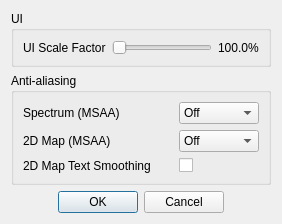
<?xml version="1.0" encoding="UTF-8"?>
<ui version="4.0">
 <class>GraphicsDialog</class>
 <widget class="QDialog" name="GraphicsDialog">
  <property name="geometry">
   <rect>
    <x>0</x>
    <y>0</y>
    <width>282</width>
    <height>218</height>
   </rect>
  </property>
  <property name="font">
   <font>
    <family>Liberation Sans</family>
    <pointsize>9</pointsize>
   </font>
  </property>
  <property name="windowTitle">
   <string>Graphics settings</string>
  </property>
  <layout class="QVBoxLayout" name="verticalLayout">
   <item>
    <widget class="QGroupBox" name="groupBox">
     <property name="title">
      <string>UI</string>
     </property>
     <layout class="QGridLayout" name="gridLayout">
      <item row="0" column="2">
       <widget class="QLabel" name="uiScaleFactorText">
        <property name="text">
         <string>100.0%</string>
        </property>
       </widget>
      </item>
      <item row="0" column="0">
       <widget class="QLabel" name="uiScaleFactorLabel">
        <property name="text">
         <string>UI Scale Factor</string>
        </property>
       </widget>
      </item>
      <item row="0" column="1">
       <widget class="QSlider" name="uiScaleFactor">
        <property name="toolTip">
         <string>UI scale factor. Set &gt;100% for high DPI displays. Requires restarting SDRangel to apply</string>
        </property>
        <property name="minimum">
         <number>100</number>
        </property>
        <property name="maximum">
         <number>300</number>
        </property>
        <property name="orientation">
         <enum>Qt::Horizontal</enum>
        </property>
       </widget>
      </item>
     </layout>
    </widget>
   </item>
   <item>
    <layout class="QFormLayout" name="formLayout">
     <item row="0" column="0">
      <widget class="QGroupBox" name="antialiasingGroup">
       <property name="title">
        <string>Anti-aliasing</string>
       </property>
       <layout class="QFormLayout" name="formLayout_2">
        <item row="0" column="0">
         <widget class="QLabel" name="multisamplingLabel">
          <property name="minimumSize">
           <size>
            <width>150</width>
            <height>0</height>
           </size>
          </property>
          <property name="text">
           <string>Spectrum (MSAA)</string>
          </property>
         </widget>
        </item>
        <item row="0" column="1">
         <widget class="QComboBox" name="multisampling">
          <property name="minimumSize">
           <size>
            <width>80</width>
            <height>0</height>
           </size>
          </property>
          <property name="toolTip">
           <string>Number of samples to use for mulitsampling anti-aliasing (MSAA) for spectrums

Requires windows to be reopened to take effect</string>
          </property>
          <item>
           <property name="text">
            <string>Off</string>
           </property>
          </item>
          <item>
           <property name="text">
            <string>2</string>
           </property>
          </item>
          <item>
           <property name="text">
            <string>4</string>
           </property>
          </item>
          <item>
           <property name="text">
            <string>8</string>
           </property>
          </item>
          <item>
           <property name="text">
            <string>16</string>
           </property>
          </item>
         </widget>
        </item>
        <item row="1" column="0">
         <widget class="QLabel" name="mapMultisamplingLabel">
          <property name="toolTip">
           <string>Number of samples to use for mulitsampling anti-aliasing (MSAA) for 2D maps

Requires windows to be reopened to take effect</string>
          </property>
          <property name="text">
           <string>2D Map (MSAA)</string>
          </property>
         </widget>
        </item>
        <item row="1" column="1">
         <widget class="QComboBox" name="mapMultisampling">
          <property name="toolTip">
           <string>Number of samples to use for mulitsampling anti-aliasing (MSAA) for 2D Map

Requires windows to be reopened to take effect</string>
          </property>
          <item>
           <property name="text">
            <string>Off</string>
           </property>
          </item>
          <item>
           <property name="text">
            <string>2</string>
           </property>
          </item>
          <item>
           <property name="text">
            <string>4</string>
           </property>
          </item>
          <item>
           <property name="text">
            <string>8</string>
           </property>
          </item>
          <item>
           <property name="text">
            <string>16</string>
           </property>
          </item>
         </widget>
        </item>
        <item row="2" column="1">
         <widget class="QCheckBox" name="mapSmoothing">
          <property name="toolTip">
           <string>Whether smoothing should be enabled for text on 2D maps</string>
          </property>
          <property name="text">
           <string/>
          </property>
         </widget>
        </item>
        <item row="2" column="0">
         <widget class="QLabel" name="mapSmoothingLabel">
          <property name="text">
           <string>2D Map Text Smoothing</string>
          </property>
         </widget>
        </item>
       </layout>
      </widget>
     </item>
    </layout>
   </item>
   <item>
    <widget class="QDialogButtonBox" name="buttonBox">
     <property name="orientation">
      <enum>Qt::Horizontal</enum>
     </property>
     <property name="standardButtons">
      <set>QDialogButtonBox::Cancel|QDialogButtonBox::Ok</set>
     </property>
     <property name="centerButtons">
      <bool>true</bool>
     </property>
    </widget>
   </item>
  </layout>
 </widget>
 <tabstops>
  <tabstop>uiScaleFactor</tabstop>
  <tabstop>multisampling</tabstop>
  <tabstop>mapMultisampling</tabstop>
  <tabstop>mapSmoothing</tabstop>
 </tabstops>
 <resources/>
 <connections>
  <connection>
   <sender>buttonBox</sender>
   <signal>accepted()</signal>
   <receiver>GraphicsDialog</receiver>
   <slot>accept()</slot>
   <hints>
    <hint type="sourcelabel">
     <x>257</x>
     <y>194</y>
    </hint>
    <hint type="destinationlabel">
     <x>157</x>
     <y>203</y>
    </hint>
   </hints>
  </connection>
  <connection>
   <sender>buttonBox</sender>
   <signal>rejected()</signal>
   <receiver>GraphicsDialog</receiver>
   <slot>reject()</slot>
   <hints>
    <hint type="sourcelabel">
     <x>314</x>
     <y>194</y>
    </hint>
    <hint type="destinationlabel">
     <x>286</x>
     <y>203</y>
    </hint>
   </hints>
  </connection>
 </connections>
</ui>
